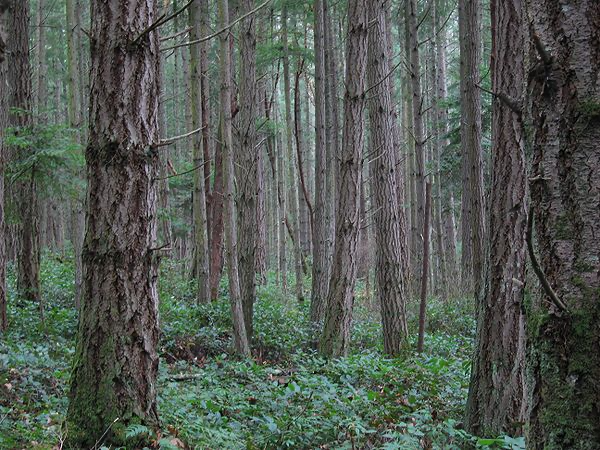
#> input picture samples/forest.png, 600 x 450 px
$ python test.py   (older library calls are emulated)
#> lines starting #> are read from the running program, lines starting #| are printed output that depends on the picture; after the words box and inside, x2 and y2 are one past the last pixel; in counts of white or black regions, pixels touching at a corner belong together; long printed decimals are rounded
### image.py
from matplotlib import pyplot as plt  # 展示图片
import numpy as np  # 数值处理
import cv2  # opencv库
from skimage.measure import compare_ssim as ssim
from scipy import spatial
from sklearn.neighbors import KDTree

def read_image(img_path):
    """
    读取图片，图片是以 np.array 类型存储
    :param img_path: 图片的路径以及名称
    :return: img np.array 类型存储
    """
#> called with img_path = 'samples/forest.png'
    # 读取图片
    img = cv2.imread(img_path)
#> img is the input picture: shape (450, 600, 3); mean B, G, R 82.5, 89.6, 82.2

    # 如果图片是三通道，采用 matplotlib 展示图像时需要先转换通道
    if len(img.shape) == 3:
        img = cv2.cvtColor(img, cv2.COLOR_BGR2RGB)

    return img

def plot_image(image, image_title, is_axis=False):
    """
    展示图像
    :param image: 展示的图像，一般是 np.array 类型
    :param image_title: 展示图像的名称
    :param is_axis: 是否需要关闭坐标轴，默认展示坐标轴
    :return:
    """
    # 展示图片
    plt.imshow(image)

    # 关闭坐标轴,默认关闭
    if not is_axis:
        plt.axis('off')

    # 展示受损图片的名称
    plt.title(image_title)

    # 展示图片
    plt.show()


def save_image(filename, image):
    """
    将np.ndarray 图像矩阵保存为一张 png 或 jpg 等格式的图片
    :param filename: 图片保存路径及图片名称和格式
    :param image: 图像矩阵，一般为np.array
    :return:
    """
    # np.copy() 函数创建一个副本。
    # 对副本数据进行修改，不会影响到原始数据，它们物理内存不在同一位置。
    img = np.copy(image)

    # 从给定数组的形状中删除一维的条目
    img = img.squeeze()

    # 将图片数据存储类型改为 np.uint8
    if img.dtype == np.double:

        # 若img数据存储类型是 np.double ,则转化为 np.uint8 形式
        img = img * np.iinfo(np.uint8).max

        # 转换图片数组数据类型
        img = img.astype(np.uint8)

    # 将 RGB 方式转换为 BGR 方式
    img = cv2.cvtColor(img, cv2.COLOR_RGB2BGR)
    # 生成图片
    cv2.imwrite(filename, img)

def normalization(image):
    """
    将数据线性归一化
    :param image: 图片矩阵，一般是np.array 类型
    :return: 将归一化后的数据，在（0,1）之间
    """
    # 获取图片数据类型对象的最大值和最小值
    info = np.iinfo(image.dtype)

    # 图像数组数据放缩在 0-1 之间
    return image.astype(np.double) / info.max
#> call 2 of read_image, with img_path = 'samples/forest_noise.png'
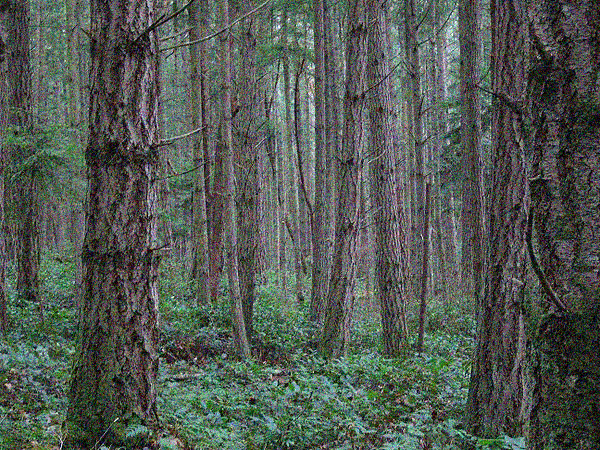
#> input picture samples/forest_noise.png, 600 x 450 px
#> in read_image, img is the input picture: shape (450, 600, 3); mean B, G, R 82.4, 89.4, 82.1
#> in normalization (call 2), `return image.astype(np.double) / info.max`:
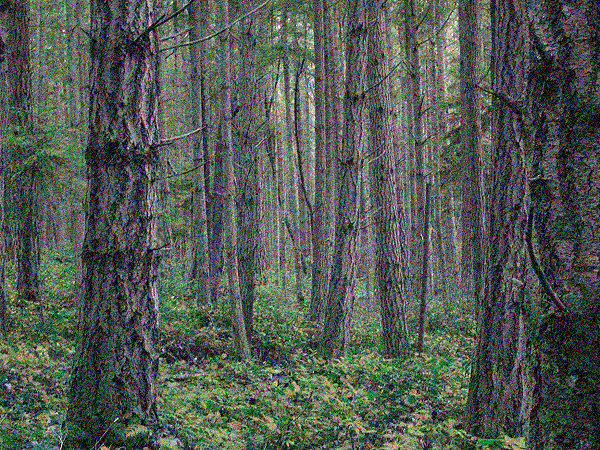
#> returned value: shape (450, 600, 3) float64; mean of channels 0, 1, 2 0.322, 0.351, 0.323; drawn as B, G, R

# [28 lines left out: function noise_mask_image, not called in this run]

def get_noise_mask(noise_img):
    """
    获取噪声图像，一般为 np.array
    :param noise_img: 带有噪声的图片
    :return: 噪声图像矩阵
    """
    # 将图片数据矩阵只包含 0和1,如果不能等于 0 则就是 1。
    return np.array(noise_img != 0, dtype='double')
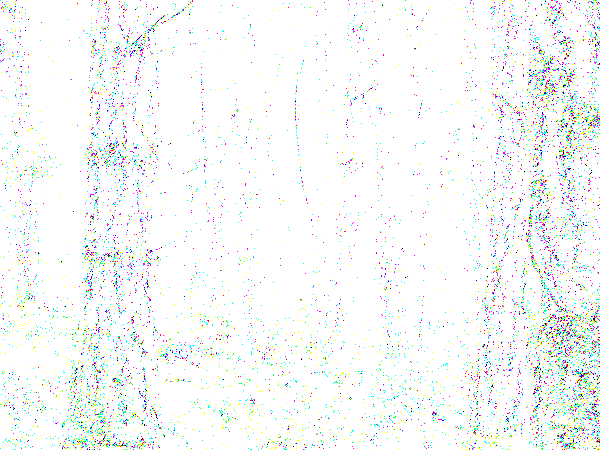
#> returned value: shape (450, 600, 3) float64; mean of channels 0, 1, 2 0.976, 0.979, 0.97; drawn as B, G, R

def compute_error(res_img, img):
    """
    计算恢复图像 res_img 与原始图像 img 的 2-范数
    :param res_img:恢复图像
    :param img:原始图像
    :return: 恢复图像 res_img 与原始图像 img 的2-范数
    """
    # 初始化
    error = 0.0

    # 将图像矩阵转换成为np.narray
    res_img = np.array(res_img)
    img = np.array(img)

    # 如果2个图像的形状不一致，则打印出错误结果，返回值为 None
    if res_img.shape != img.shape:
        print("shape error res_img.shape and img.shape %s != %s" % (res_img.shape, img.shape))
        return None

    # 计算图像矩阵之间的评估误差
    error = np.sqrt(np.sum(np.power(res_img - img, 2)))

    return round(error,3)

def calc_ssim(img, img_noise):
    """
    计算图片的结构相似度
    :param img: 原始图片， 数据类型为 ndarray, shape 为[长, 宽, 3]
    :param img_noise: 噪声图片或恢复后的图片，
                      数据类型为 ndarray, shape 为[长, 宽, 3]
    :return:
    """
    return ssim(img, img_noise,
                multichannel=True,
                data_range=img_noise.max() - img_noise.min())

def calc_csim(img, img_noise):
    """
    计算图片的 cos 相似度
    :param img: 原始图片， 数据类型为 ndarray, shape 为[长, 宽, 3]
    :param img_noise: 噪声图片或恢复后的图片，
                      数据类型为 ndarray, shape 为[长, 宽, 3]
    :return:
    """
    img = img.reshape(-1)
    img_noise = img_noise.reshape(-1)
    return 1 - spatial.distance.cosine(img, img_noise)

def restore_image(noise_img, size=4):
    """
    使用 你最擅长的算法模型 进行图像恢复。
    :param noise_img: 一个受损的图像
    :param size: 输入区域半径，长宽是以 size*size 方形区域获取区域, 默认是 4
    :return: res_img 恢复后的图片，图像矩阵值 0-1 之间，数据类型为 np.array,
            数据类型对象 (dtype): np.double, 图像形状:(height,width,channel), 通道(channel) 顺序为RGB
    """
    # 恢复图片初始化，首先 copy 受损图片，然后预测噪声点的坐标后作为返回值。
    res_img = np.copy(noise_img)

    # 获取噪声图像
    noise_mask = get_noise_mask(noise_img)

    # -------------实现图像恢复代码答题区域----------------------------

    # try KNN method
    # each channel
    for c in range(noise_img.shape[2]):
        input_img = noise_img[:, :, c]
        mask = noise_mask[:, :, c]

        # prepare data
        train_x = []
        test_x = []
        for i, tmp in enumerate(mask):
            for j, val in enumerate(tmp):
                if val == 1:
                    train_x.append([i, j])
                else:
                    test_x.append([i, j])
        train_x = np.array(train_x)
        test_x = np.array(test_x)
        train_y = [input_img[ind[0]][ind[1]] for ind in train_x]
        train_y = np.array(train_y)

        # build KD-Tree
        kd_tree = KDTree(train_x)
        dist, ind = kd_tree.query(test_x, k=3)

        # predict
        pred_y = np.sum(train_y[ind] / dist, axis=1) / np.sum(1 / dist, axis=1)

        # restore image
        for i in range(test_x.shape[0]):
            res_img[test_x[i][0]][test_x[i][1]][c] = pred_y[i]
#> this loop made 3 passes
#> pass 1, in restore_image, `input_img = noise_img[:, :, c]`:
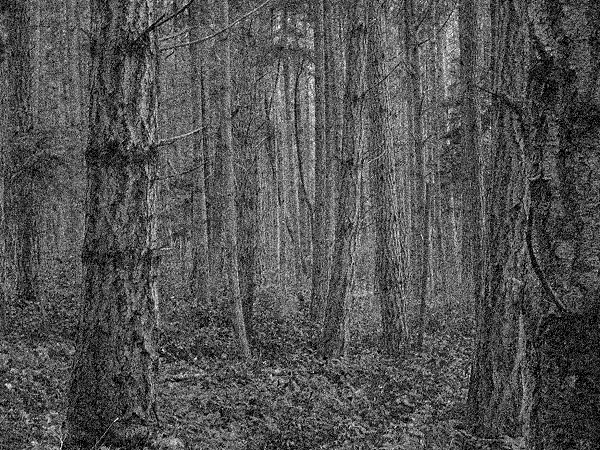
#> input_img: shape (450, 600) float64; min 0, max 1, mean 0.322
#> pass 1, in restore_image, `mask = noise_mask[:, :, c]`:
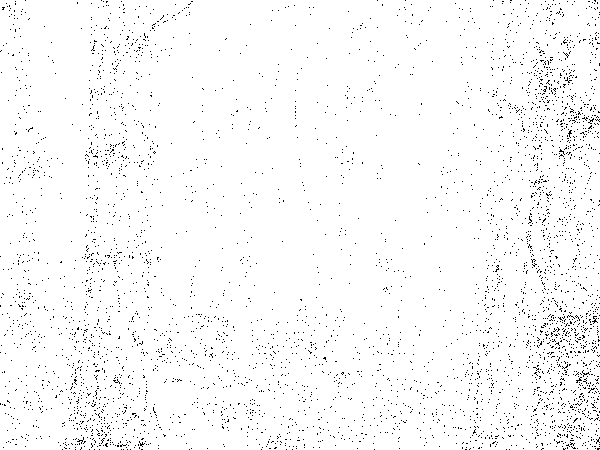
#> mask: shape (450, 600) float64; values 0 (black) and 1 (white), 97.6% white; black in thin lines or dots
#> pass 2, in restore_image, `mask = noise_mask[:, :, c]`:
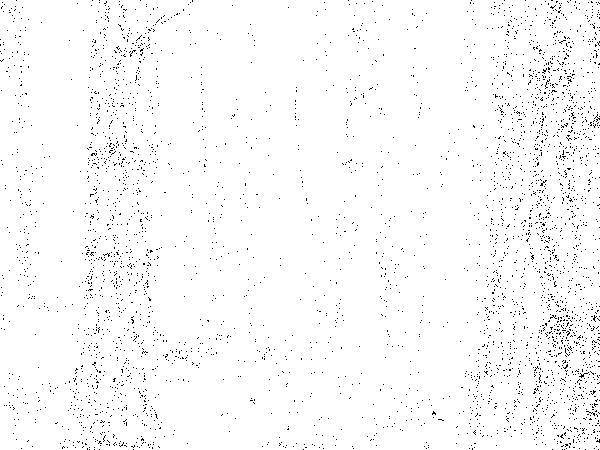
#> mask: shape (450, 600) float64; values 0 (black) and 1 (white), 97.9% white; black in thin lines or dots
#> after the loop:
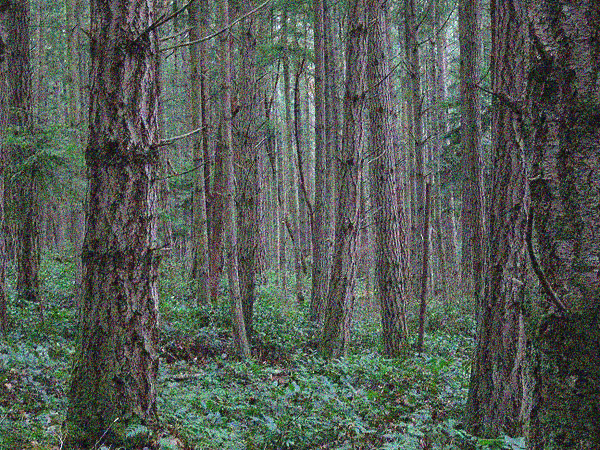
#> res_img: shape (450, 600, 3) float64; 6.28% of pixels changed, all inside (x1, y1, x2, y2) = (0, 0, 600, 450)

    res_img[res_img > 1.0] = 1.0
    res_img[res_img < 0.0] = 0.0

    if noise_img.shape[2] == 1:
        res_img = res_img.squeeze()

    # ---------------------------------------------------------------

    return res_img

### test.py
from image import *

img_path = 'samples/forest.png'

img = read_image(img_path)
plot_image(image=img, image_title="original image")
nor_img = normalization(img)

noise_img = read_image('samples/forest_noise.png')
plot_image(image=noise_img, image_title="noise image")
noise_img=normalization(noise_img)
# 恢复图片
res_img = restore_image(noise_img)

# 计算恢复图片与原始图片的误差
print("恢复图片与原始图片的评估误差: ", compute_error(res_img, nor_img))
#> in compute_error, `error = np.sqrt(np.sum(np.power(res_img - img, 2)))`: error = 88.28
#| 恢复图片与原始图片的评估误差:  88.278
print("恢复图片与原始图片的 SSIM 相似度: ", calc_ssim(res_img, nor_img))
#| 恢复图片与原始图片的 SSIM 相似度:  0.632
print("恢复图片与原始图片的 Cosine 相似度: ", calc_csim(res_img, nor_img))
#| 恢复图片与原始图片的 Cosine 相似度:  0.9652

# 展示恢复图片
plot_image(image=res_img, image_title="restore image")

# 保存恢复图片
save_image('res_forest.png', res_img)
